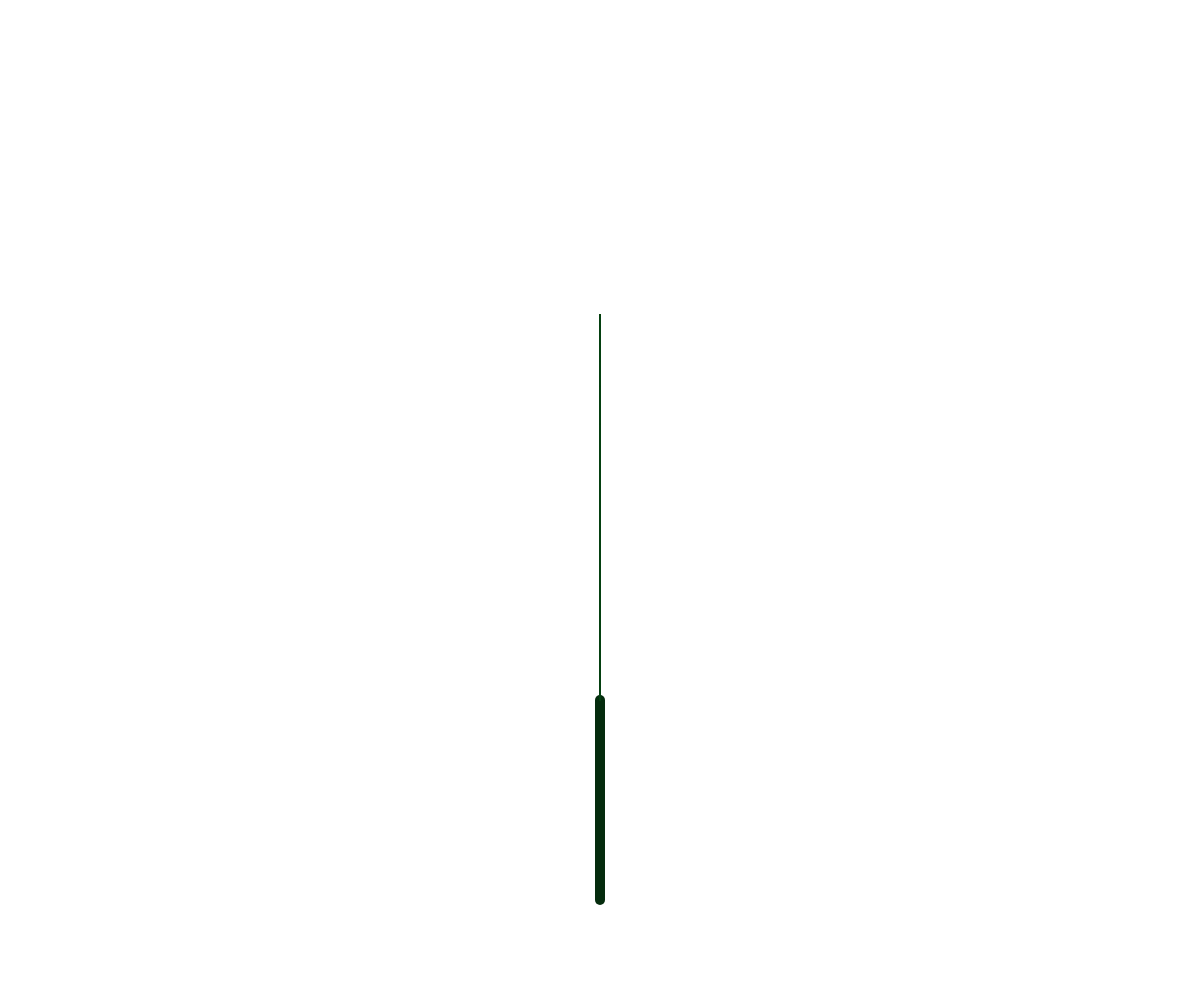
Frame 1 (no input)
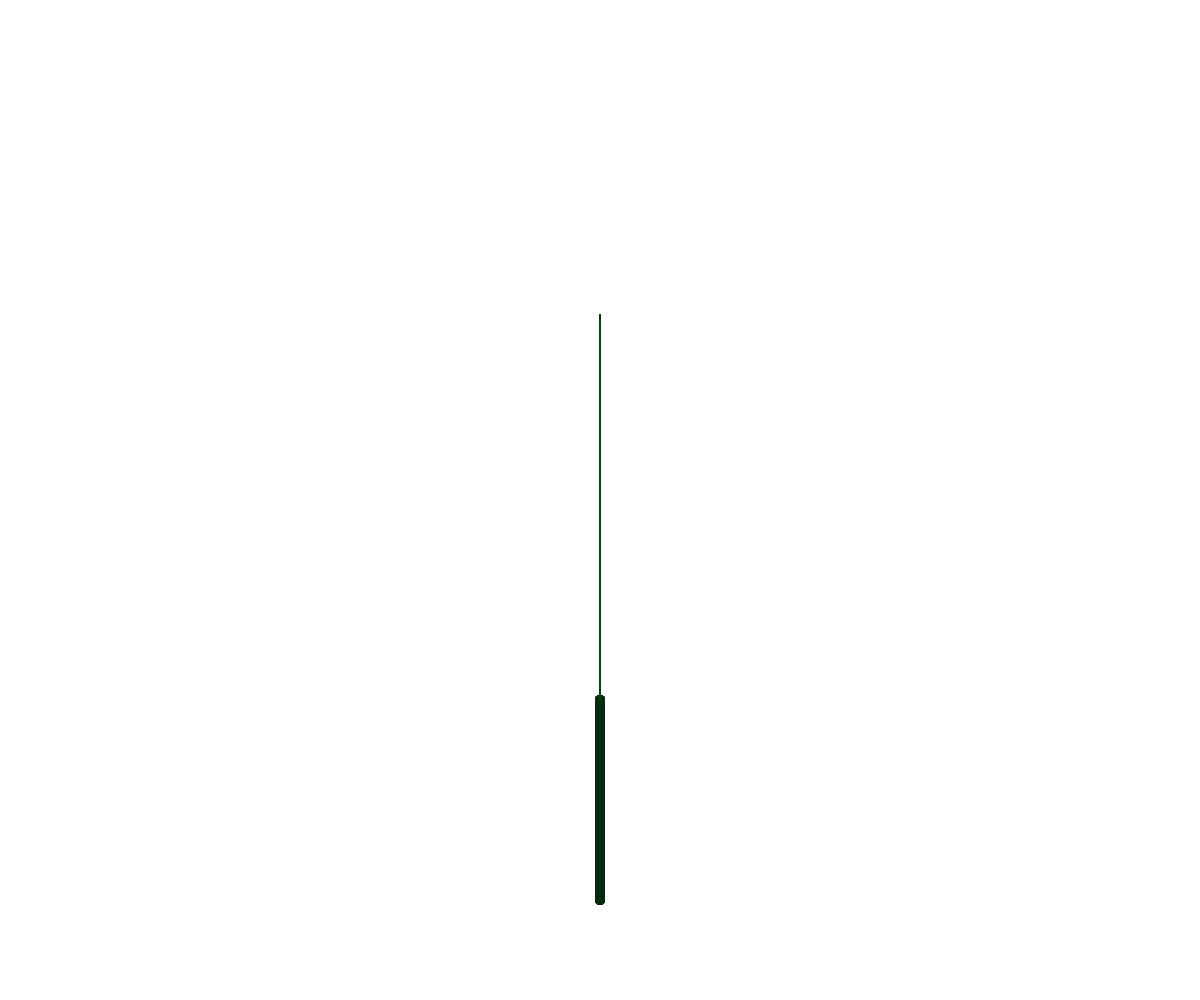
Frame 60 (no input)
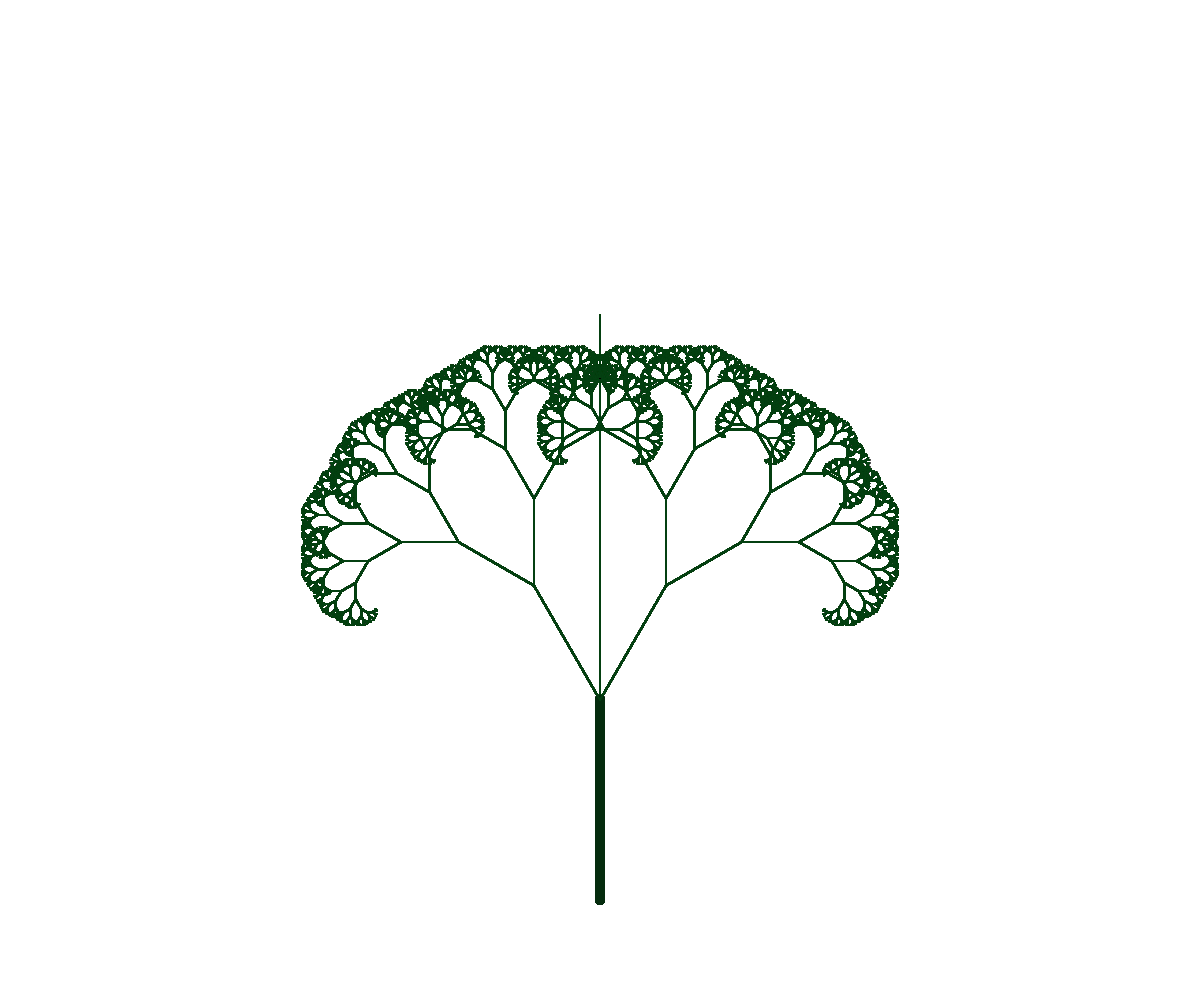
Frame 120 (the mouse pressed at the canvas centre since frame 60)

The p5.js sketch that drew these frames (run headless with seeded random() and noise() and a simulated clock; from frame 60 on, the mouse is pressed at the canvas centre):

// p5.js sketch
// ── sketch.js
var branchLength = -200;
var theta;

function setup() {
  createCanvas(windowWidth, windowHeight);
}

function draw() {
    theta = map(mouseX,0,width,0,PI/3);

    
//trunk of tree

  translate(width/2, height-100);
  stroke(5, 44,14);
  strokeWeight(10);
  line(0, 0, 0, branchLength);

//convert branch length & start the branches  
  branch(branchLength * -1);
  
} 
 
function branch(len) {
  
  //noStroke();
  strokeWeight(2);
      
  line(0, 0, 0, -len);
  translate(0, -len);
  stroke(4, 64, 17);

  len *= 0.66;
  
  if (len > 2) {
    push();    
    rotate(theta);   
    branch(len);      
    pop();     

    // Repeat to the left 
    push();
    rotate(-theta);
    branch(len);
    pop();
  }
}
